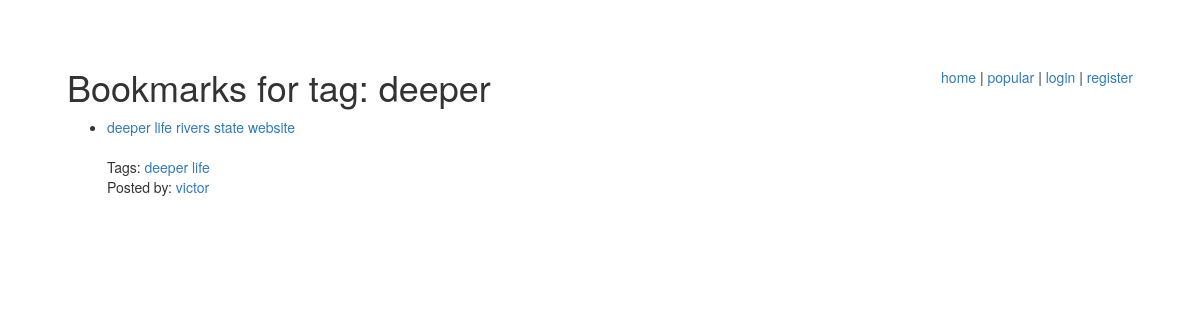
The app's page /bookmarks/tag/deeper/, older data.
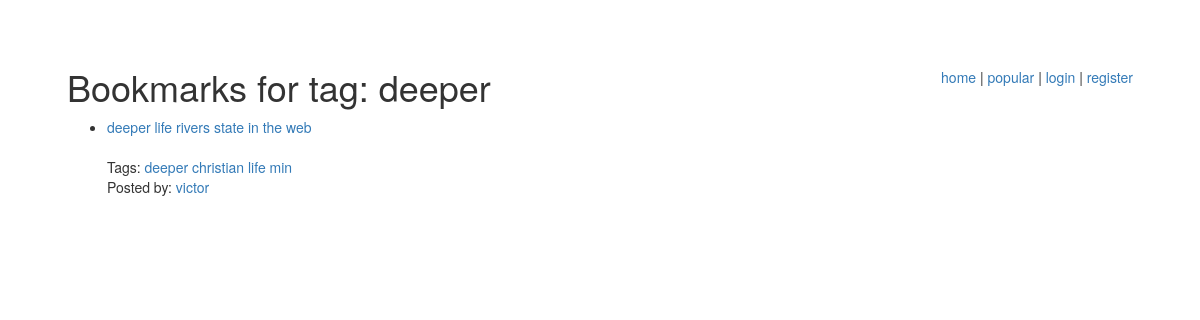
The same page, newer data.
### bookmarks/models.py (models this page shows, shortened)
class Bookmark(models.Model):
    title = models.CharField(max_length=200)
    user = models.ForeignKey(User)
    link = models.ForeignKey(Link)

class Tag(models.Model):
    name = models.CharField(max_length=64, unique=True)
    bookmarks = models.ManyToManyField(Bookmark)

### bookmarks/views.py (the view)
# urls.py: url(r'^tag/([^\s]+)/$', views.tag_page, name='tag_page'),
def tag_page(request, tag_name):
    tag = get_object_or_404(Tag, name=tag_name)
    bookmarks = tag.bookmarks.order_by('-id')
    variables = RequestContext(request, {
        'bookmarks': bookmarks,
        'tag_name': tag_name,
        'show_tags': True,
        'show_user': True
    })
    return render_to_response('bookmarks/tag_page.html', variables)

### bookmarks/templates/bookmarks/tag_page.html (shortened to what this page needs)
{% extends "bookmarks/base.html" %}
{% block head %}Bookmarks for tag: {{ tag_name |escape }}{% endblock%}
{% block content %}
{% include "bookmarks/bookmark_list.html" %}
{% endblock %}

### bookmarks/templates/bookmarks/bookmark_list.html (shortened to what this page needs)
{% if bookmarks %}
<ul class="bookmarks">
    {% for bookmark in bookmarks %}
        <li>        <a href="{{ bookmark.link.url | escape }}" class="title">          {{ bookmark.title | escape }}</a>        <br />
                    <br />
        {% if show_tags %}
            Tags:
            {% if bookmark.tag_set.all %}
            <ul class="tags">
                {% for tag in bookmark.tag_set.all %}
                    <li> <a href="/bookmarks/tag/{{ tag.name | urlencode  }}/">{{ tag.name |escape }}</a></li>
                {% endfor %}
            </ul>
            {% else %}
                None.
            {% endif %}
            <br />
        {% endif %}
        {% if show_user %}
            Posted by: <a href="/bookmarks/user/{{ bookmark.user.username }}/"class="username">{{ bookmark.user.username }}</a>
        {% endif %}
        </li>
    {% endfor %}
</ul>
{% else %}
    <p>No bookmarks found.</p>
{% endif %}

Row changes from the older to the newer data that the page shows:
changed Bookmark "victor": title "deeper life rivers state website" → "deeper life rivers state in the web"
added Tag: name "christian"
added Tag: name "min"
